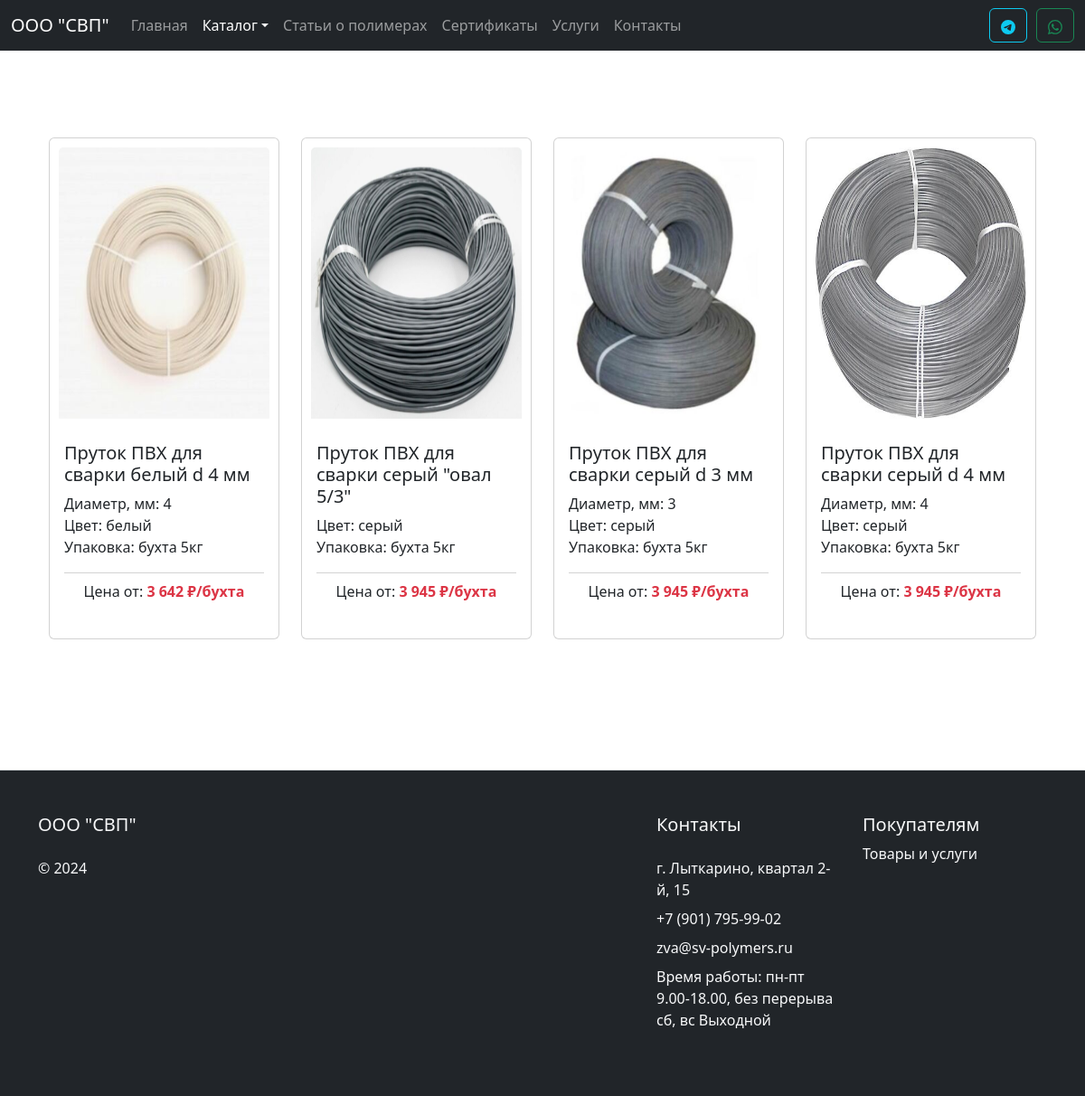
Screenshot of /catalog/pvc_rod/products.php with the database file from the repository.
### tables this page shows
CREATE TABLE `products_pvc_rod` (
  `id` int(5) NOT NULL COMMENT 'Идентификатор',
  `name` varchar(100) NOT NULL COMMENT 'Наименование',
  `category` varchar(2) NOT NULL COMMENT 'Карегория',
  `subcategory` varchar(2) NOT NULL COMMENT 'Подкатегория',
  `image` varchar(50) NOT NULL COMMENT 'Изображение',
  `price` int(10) NOT NULL COMMENT 'Цена',
  `opt_price` int(10) NOT NULL COMMENT 'Оптовая цена',
  `diler_price` int(10) NOT NULL COMMENT 'Дилерская цена',
  `pack` varchar(100) NOT NULL COMMENT 'Упаковка',
  `description` varchar(1000) NOT NULL COMMENT 'Описание',
  `color` varchar(100) NOT NULL COMMENT 'Цвет',
  `diameter` int(5) DEFAULT NULL COMMENT 'Диаметр',
  `applying` varchar(2000) NOT NULL COMMENT 'Применение',
  `instruction` varchar(2000) NOT NULL COMMENT 'Инструкция'
);

### catalog/pvc_rod/products.php (the view, shortened to what this page needs)
<?
include_once $_SERVER['DOCUMENT_ROOT'] . "/modules/header.php";
require($_SERVER['DOCUMENT_ROOT'] . '/database/db.php');
$subcategory = $_GET['sub'];
if ($subcategory) {
  $sql = "SELECT * FROM products_pvc_rod WHERE subcategory = $subcategory";
} else {
  $sql = "SELECT * FROM products_pvc_rod";
}
$result = $conn->query($sql);
if ($result->num_rows != 0) {
  $products = $result->fetch_all(MYSQLI_ASSOC);
}
?>
<div class="container my-5">
  <div class="container mt-5 mb-5">
    <div class="row row-cols-1 row-cols-md-4 g-4 justify-content-center">
      <?php foreach ($products as $product): ?>
        <div class="col">
          <a href="/catalog/pvc_rod/product?id=<?= $product['id']; ?>" class="card h-100 ki-card">
            <div style="padding:10px;">
              <img style="width: 100%; height: 300px;" src=<?= '/assets/images/catalog/' . $product['image'] ?> class="card-img-top" alt=<?= $product['name'] ?>>
            </div>
            <div class="card-body d-flex flex-column ">
              <h5 class="card-title"><?= $product['name'] ?></h5>
              <p class="card-text" style="flex:1;">
                <?php if ($product['diameter']) { ?>
                  Диаметр, мм: <?= $product['diameter'] ?><br>
                <? } ?>
                Цвет: <?= $product['color'] ?><br>
                Упаковка: <?= $product['pack'] ?><br>
              <div class="card-footer bg-transparent d-flex justify-content-center px-0">
                <p>Цена от: <strong class="text-danger"><?= number_format($product['opt_price'], 0, '.', ' '); ?> ₽/бухта</strong></p>
              </div>
            </div>
          </a>
        </div>
      <?php endforeach; ?>
    </div>
  </div>
</div>
<? include_once $_SERVER['DOCUMENT_ROOT'] . "/modules/footer.php"; ?>

### assets/style.css (style rules this page uses)
body { min-height: 100vh; display: flex; flex-direction: column; }
.ki-card { translate: all .3s; text-decoration: none; }

### rows the page displays
products_pvc_rod: image (picture), name "Пруток ПВХ для сварки белый d 4 мм", diameter "4", color "белый", pack "бухта 5кг", opt_price "3 642"
products_pvc_rod: image (picture), name "Пруток ПВХ для сварки серый \"овал 5/3\"", color "серый", pack "бухта 5кг", opt_price "3 945"
products_pvc_rod: image (picture), name "Пруток ПВХ для сварки серый d 3 мм", diameter "3", color "серый", pack "бухта 5кг", opt_price "3 945"
products_pvc_rod: image (picture), name "Пруток ПВХ для сварки серый d 4 мм", diameter "4", color "серый", pack "бухта 5кг", opt_price "3 945"
